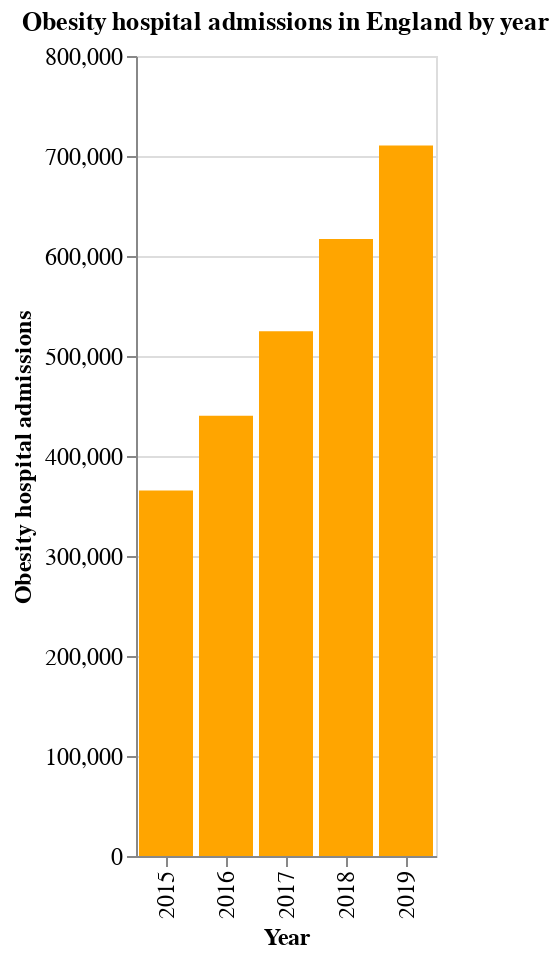

Notebook cell for this chart:
### Code cell
england_plot = alt.Chart(england).mark_bar().encode( 
    color=alt.value("orange"),
    x=alt.X("year:O", title="Year"),
    y=alt.Y("admissions_total:Q", title="Obesity hospital admissions"),
    tooltip=[alt.Tooltip("year:O", title="Year"), alt.Tooltip("admissions_total:Q", title="Total admissions", format=',')]
).properties(
    title="Obesity hospital admissions in England by year",
    width=150,
    height=400
).configure_axis(
    labelFontSize=12,
    titleFontSize=12
).configure_legend(
    labelFontSize=12,
    titleFontSize=12
)
england_plot

### Figure 1 — Vega-Lite specification as saved in the notebook (floating-point values rounded to 4 significant figures)
{"config": {"view": {"continuousWidth": 300, "continuousHeight": 300}, "axis": {"labelFontSize": 12, "titleFontSize": 12}, "legend": {"labelFontSize": 12, "titleFontSize": 12}}, "data": {"name": "data-ac126aeed92eca87afedbe17ff1ee562"}, "mark": {"type": "bar"}, "encoding": {"color": {"value": "orange"}, "tooltip": [{"field": "year", "title": "Year", "type": "ordinal"}, {"field": "admissions_total", "format": ",", "title": "Total admissions", "type": "quantitative"}], "x": {"field": "year", "title": "Year", "type": "ordinal"}, "y": {"field": "admissions_total", "title": "Obesity hospital admissions", "type": "quantitative"}}, "height": 400, "title": "Obesity hospital admissions in England by year", "width": 150, "$schema": "https://vega.github.io/schema/vega-lite/v5.16.3.json", "datasets": {"data-ac126aeed92eca87afedbe17ff1ee562": [{"Unnamed: 0": 5, "region": "England", "admissions_total": 365577, "admissions_count_men": "123423", "admissions_count_women": "242118", "adm_per_100_000_all": "678.6808784502424", "adm_per_male": "465.15091654776563", "adm_per_female": "885.84569912726", "year": 2015, "region_flag": "England", "major_region": "England"}, {"Unnamed: 0": 6, "region": "England", "admissions_total": 440288, "admissions_count_men": "149490", "admissions_count_women": "290747", "adm_per_100_000_all": "810.5953872164869", "adm_per_male": "558.3569477472918", "adm_per_female": "1055.5950527861062", "year": 2016, "region_flag": "England", "major_region": "England"}, {"Unnamed: 0": 9, "region": "England", "admissions_total": 524725, "admissions_count_men": "175401", "admissions_count_women": "349279", "adm_per_100_000_all": "995", "adm_per_male": "710", "adm_per_female": "1281", "year": 2017, "region_flag": "England", "major_region": "England"}, {"Unnamed: 0": 11, "region": "England", "admissions_total": 616961, "admissions_count_men": "208290", "admissions_count_women": "408630", "adm_per_100_000_all": "1159", "adm_per_male": "833", "adm_per_female": "1486", "year": 2018, "region_flag": "England", "major_region": "England"}, {"Unnamed: 0": 11, "region": "England", "admissions_total": 710562, "admissions_count_men": "243565", "admissions_count_women": "466978", "adm_per_100_000_all": "1322.8", "adm_per_male": "963.1", "adm_per_female": "1685.2", "year": 2019, "region_flag": "England", "major_region": "England"}]}}
